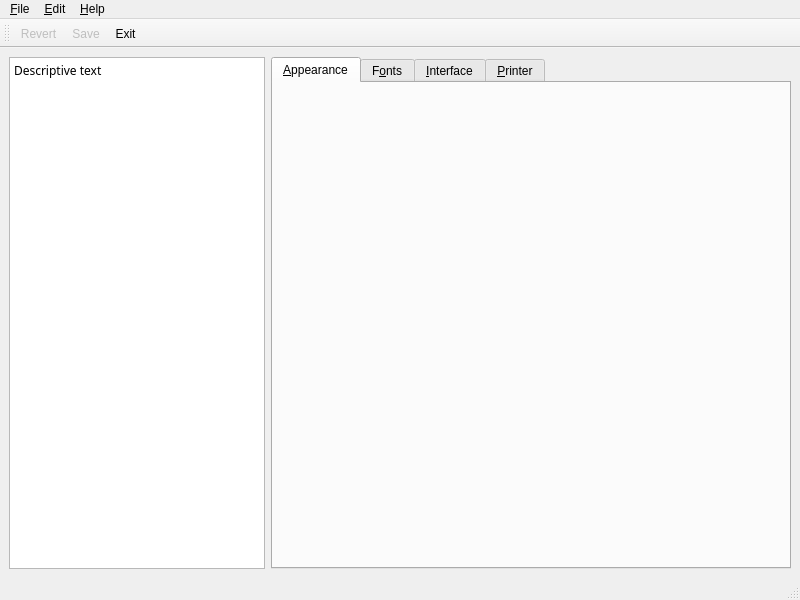
<ui version="4.0" >
 <comment>*********************************************************************
**
** Copyright (C) 1992-$THISYEAR$ Trolltech AS. All rights reserved.
**
** This file is part of the $MODULE$ of the Qt Toolkit.
**
** $LICENSE$
**
** This file is provided AS IS with NO WARRANTY OF ANY KIND, INCLUDING THE
** WARRANTY OF DESIGN, MERCHANTABILITY AND FITNESS FOR A PARTICULAR PURPOSE.
**
*********************************************************************</comment>
 <author></author>
 <comment></comment>
 <exportmacro></exportmacro>
 <class>Window</class>
 <widget class="QMainWindow" name="Window" >
  <property name="geometry" >
   <rect>
    <x>0</x>
    <y>0</y>
    <width>800</width>
    <height>600</height>
   </rect>
  </property>
  <property name="windowTitle" >
   <string>Window</string>
  </property>
  <widget class="QWidget" name="centralwidget" >
   <layout class="QHBoxLayout" >
    <property name="margin" >
     <number>9</number>
    </property>
    <property name="spacing" >
     <number>6</number>
    </property>
    <item>
     <widget class="QTextEdit" name="textEdit" >
      <property name="sizePolicy" >
       <sizepolicy>
        <hsizetype>1</hsizetype>
        <vsizetype>7</vsizetype>
        <horstretch>0</horstretch>
        <verstretch>0</verstretch>
       </sizepolicy>
      </property>
      <property name="readOnly" >
       <bool>true</bool>
      </property>
      <property name="html" >
       <string>&lt;html>&lt;head>&lt;meta name="qrichtext" content="1" />&lt;style type="text/css">
p, li { white-space: pre-wrap; }
&lt;/style>&lt;/head>&lt;body style=" font-family:Sans Serif; font-size:9pt; font-weight:400; font-style:normal; text-decoration:none;">
&lt;p style=" margin-top:0px; margin-bottom:0px; margin-left:0px; margin-right:0px; -qt-block-indent:0; text-indent:0px; font-family:Sans;">Descriptive text&lt;/p>&lt;/body>&lt;/html></string>
      </property>
     </widget>
    </item>
    <item>
     <widget class="QTabWidget" name="tabWidget" >
      <property name="currentIndex" >
       <number>0</number>
      </property>
      <widget class="QWidget" name="appearanceTab" >
       <attribute name="title" >
        <string>&amp;Appearance</string>
       </attribute>
       <layout class="QVBoxLayout" >
        <property name="margin" >
         <number>9</number>
        </property>
        <property name="spacing" >
         <number>6</number>
        </property>
        <item>
         <widget class="AppearancePage" name="appearancePage" >
          <property name="frameShape" >
           <enum>QFrame::NoFrame</enum>
          </property>
          <property name="frameShadow" >
           <enum>QFrame::Plain</enum>
          </property>
         </widget>
        </item>
       </layout>
      </widget>
      <widget class="QWidget" name="fontsTab" >
       <attribute name="title" >
        <string>F&amp;onts</string>
       </attribute>
       <layout class="QHBoxLayout" >
        <property name="margin" >
         <number>9</number>
        </property>
        <property name="spacing" >
         <number>6</number>
        </property>
        <item>
         <widget class="FontsPage" name="fontsPage" >
          <property name="frameShape" >
           <enum>QFrame::NoFrame</enum>
          </property>
          <property name="frameShadow" >
           <enum>QFrame::Plain</enum>
          </property>
         </widget>
        </item>
       </layout>
      </widget>
      <widget class="QWidget" name="interfaceTab" >
       <attribute name="title" >
        <string>&amp;Interface</string>
       </attribute>
       <layout class="QHBoxLayout" >
        <property name="margin" >
         <number>9</number>
        </property>
        <property name="spacing" >
         <number>6</number>
        </property>
        <item>
         <widget class="InterfacePage" name="interfacePage" >
          <property name="frameShape" >
           <enum>QFrame::NoFrame</enum>
          </property>
          <property name="frameShadow" >
           <enum>QFrame::Plain</enum>
          </property>
         </widget>
        </item>
       </layout>
      </widget>
      <widget class="QWidget" name="printerTab" >
       <attribute name="title" >
        <string>&amp;Printer</string>
       </attribute>
       <layout class="QHBoxLayout" >
        <property name="margin" >
         <number>9</number>
        </property>
        <property name="spacing" >
         <number>6</number>
        </property>
        <item>
         <widget class="PrinterPage" name="printerPage" >
          <property name="frameShape" >
           <enum>QFrame::NoFrame</enum>
          </property>
          <property name="frameShadow" >
           <enum>QFrame::Plain</enum>
          </property>
         </widget>
        </item>
       </layout>
      </widget>
     </widget>
    </item>
   </layout>
  </widget>
  <widget class="QMenuBar" name="menubar" >
   <property name="geometry" >
    <rect>
     <x>0</x>
     <y>0</y>
     <width>800</width>
     <height>31</height>
    </rect>
   </property>
   <widget class="QMenu" name="menuFile" >
    <property name="title" >
     <string>&amp;File</string>
    </property>
    <addaction name="actionRevert" />
    <addaction name="actionSave" />
    <addaction name="separator" />
    <addaction name="actionExit" />
   </widget>
   <widget class="QMenu" name="menuEdit" >
    <property name="title" >
     <string>&amp;Edit</string>
    </property>
    <addaction name="actionUndo" />
    <addaction name="actionRedo" />
   </widget>
   <widget class="QMenu" name="menuHelp" >
    <property name="title" >
     <string>&amp;Help</string>
    </property>
    <addaction name="actionAbout" />
    <addaction name="actionAboutQt" />
   </widget>
   <addaction name="menuFile" />
   <addaction name="menuEdit" />
   <addaction name="menuHelp" />
  </widget>
  <widget class="QStatusBar" name="statusbar" />
  <widget class="QToolBar" name="toolBar" >
   <property name="orientation" >
    <enum>Qt::Horizontal</enum>
   </property>
   <property name="toolButtonStyle" >
    <enum>Qt::ToolButtonTextBesideIcon</enum>
   </property>
   <attribute name="toolBarArea" >
    <number>4</number>
   </attribute>
   <addaction name="actionRevert" />
   <addaction name="actionSave" />
   <addaction name="actionExit" />
  </widget>
  <action name="actionSave" >
   <property name="enabled" >
    <bool>false</bool>
   </property>
   <property name="icon" >
    <iconset resource="qtconfig.qrc" >:/images/save.png</iconset>
   </property>
   <property name="text" >
    <string>&amp;Save</string>
   </property>
   <property name="statusTip" >
    <string>Save the current settings</string>
   </property>
   <property name="whatsThis" >
    <string>Save the current settings</string>
   </property>
   <property name="shortcut" >
    <string>Ctrl+S</string>
   </property>
  </action>
  <action name="actionRevert" >
   <property name="enabled" >
    <bool>false</bool>
   </property>
   <property name="icon" >
    <iconset resource="qtconfig.qrc" >:/images/revert.png</iconset>
   </property>
   <property name="text" >
    <string>&amp;Revert</string>
   </property>
   <property name="statusTip" >
    <string>Revert to the saved</string>
   </property>
   <property name="whatsThis" >
    <string>Revert to the saved</string>
   </property>
   <property name="shortcut" >
    <string>Ctrl+R</string>
   </property>
  </action>
  <action name="actionUndo" >
   <property name="enabled" >
    <bool>false</bool>
   </property>
   <property name="icon" >
    <iconset resource="qtconfig.qrc" >:/images/undo.png</iconset>
   </property>
   <property name="text" >
    <string>&amp;Undo</string>
   </property>
   <property name="statusTip" >
    <string>Undo last command</string>
   </property>
   <property name="whatsThis" >
    <string>Undo last command</string>
   </property>
  </action>
  <action name="actionRedo" >
   <property name="enabled" >
    <bool>false</bool>
   </property>
   <property name="icon" >
    <iconset resource="qtconfig.qrc" >:/images/redo.png</iconset>
   </property>
   <property name="text" >
    <string>&amp;Redo</string>
   </property>
   <property name="statusTip" >
    <string>Redo last command</string>
   </property>
   <property name="whatsThis" >
    <string>Redo last command</string>
   </property>
  </action>
  <action name="actionExit" >
   <property name="icon" >
    <iconset resource="qtconfig.qrc" >:/images/quit.png</iconset>
   </property>
   <property name="text" >
    <string>E&amp;xit</string>
   </property>
   <property name="statusTip" >
    <string>Quit the application</string>
   </property>
   <property name="whatsThis" >
    <string>Quit the application</string>
   </property>
   <property name="shortcut" >
    <string>Ctrl+Q</string>
   </property>
  </action>
  <action name="actionAbout" >
   <property name="text" >
    <string>&amp;About</string>
   </property>
   <property name="shortcut" >
    <string>F1</string>
   </property>
  </action>
  <action name="actionAboutQt" >
   <property name="text" >
    <string>About &amp;Qt</string>
   </property>
  </action>
 </widget>
 <pixmapfunction></pixmapfunction>
 <customwidgets>
  <customwidget>
   <class>AppearancePage</class>
   <extends>QFrame</extends>
   <header>appearancepage.h</header>
   <container>0</container>
   <pixmap></pixmap>
  </customwidget>
  <customwidget>
   <class>FontsPage</class>
   <extends>QFrame</extends>
   <header>fontspage.h</header>
   <container>0</container>
   <pixmap></pixmap>
  </customwidget>
  <customwidget>
   <class>InterfacePage</class>
   <extends>QFrame</extends>
   <header>interfacepage.h</header>
   <container>0</container>
   <pixmap></pixmap>
  </customwidget>
  <customwidget>
   <class>PrinterPage</class>
   <extends>QFrame</extends>
   <header>printerpage.h</header>
   <container>0</container>
   <pixmap></pixmap>
  </customwidget>
 </customwidgets>
 <resources>
  <include location="qtconfig.qrc" />
 </resources>
 <connections/>
</ui>
